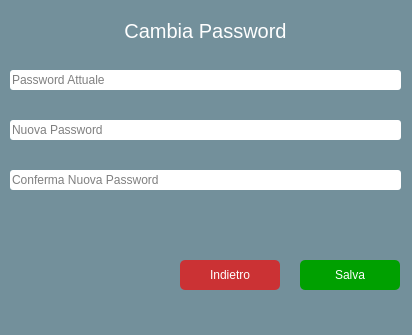
<?xml version="1.0" encoding="UTF-8"?>
<ui version="4.0">
 <class>ModifyPassword</class>
 <widget class="QWidget" name="ModifyPassword">
  <property name="geometry">
   <rect>
    <x>0</x>
    <y>0</y>
    <width>412</width>
    <height>335</height>
   </rect>
  </property>
  <property name="windowTitle">
   <string>ModifyPassword</string>
  </property>
  <property name="styleSheet">
   <string notr="true">#ModifyPassword{ background: rgba(32, 80, 96, 100); }
QLineEdit { border-radius: 3px; }</string>
  </property>
  <widget class="QPushButton" name="cancel">
   <property name="geometry">
    <rect>
     <x>180</x>
     <y>260</y>
     <width>100</width>
     <height>30</height>
    </rect>
   </property>
   <property name="styleSheet">
    <string notr="true">QPushButton
{
  color: white;
  background-color: #cb3234;
  border-width: 0px;
  border-radius: 5px;
}

QPushButton:hover { background-color: #0080FF; }</string>
   </property>
   <property name="text">
    <string>Indietro</string>
   </property>
  </widget>
  <widget class="QPushButton" name="okButton">
   <property name="geometry">
    <rect>
     <x>300</x>
     <y>260</y>
     <width>100</width>
     <height>30</height>
    </rect>
   </property>
   <property name="toolTipDuration">
    <number>4</number>
   </property>
   <property name="styleSheet">
    <string notr="true">QPushButton
{
  color: white;
  background-color: #00a000;
  border-width: 0px;
  border-radius: 5px;
}

QPushButton:hover { background-color: #0080FF; }

QPushButton:disabled{
 background-color: #a6a6a6;
}</string>
   </property>
   <property name="text">
    <string>Salva</string>
   </property>
  </widget>
  <widget class="QLineEdit" name="confirmPasswordLineEdit">
   <property name="geometry">
    <rect>
     <x>10</x>
     <y>170</y>
     <width>391</width>
     <height>20</height>
    </rect>
   </property>
   <property name="sizePolicy">
    <sizepolicy hsizetype="Maximum" vsizetype="Expanding">
     <horstretch>0</horstretch>
     <verstretch>0</verstretch>
    </sizepolicy>
   </property>
   <property name="echoMode">
    <enum>QLineEdit::Password</enum>
   </property>
   <property name="placeholderText">
    <string>Conferma Nuova Password</string>
   </property>
  </widget>
  <widget class="QLineEdit" name="newPasswordLineEdit">
   <property name="geometry">
    <rect>
     <x>10</x>
     <y>120</y>
     <width>391</width>
     <height>20</height>
    </rect>
   </property>
   <property name="echoMode">
    <enum>QLineEdit::Password</enum>
   </property>
   <property name="placeholderText">
    <string>Nuova Password</string>
   </property>
  </widget>
  <widget class="QLineEdit" name="oldPasswordLineEdit">
   <property name="geometry">
    <rect>
     <x>10</x>
     <y>70</y>
     <width>391</width>
     <height>20</height>
    </rect>
   </property>
   <property name="echoMode">
    <enum>QLineEdit::Password</enum>
   </property>
   <property name="placeholderText">
    <string>Password Attuale</string>
   </property>
  </widget>
  <widget class="QLabel" name="label">
   <property name="geometry">
    <rect>
     <x>0</x>
     <y>20</y>
     <width>411</width>
     <height>21</height>
    </rect>
   </property>
   <property name="sizePolicy">
    <sizepolicy hsizetype="Preferred" vsizetype="Preferred">
     <horstretch>0</horstretch>
     <verstretch>0</verstretch>
    </sizepolicy>
   </property>
   <property name="font">
    <font>
     <pointsize>15</pointsize>
    </font>
   </property>
   <property name="styleSheet">
    <string notr="true">QLabel { color: white; }</string>
   </property>
   <property name="text">
    <string>Cambia Password</string>
   </property>
   <property name="alignment">
    <set>Qt::AlignCenter</set>
   </property>
  </widget>
 </widget>
 <layoutdefault spacing="6" margin="11"/>
 <resources/>
 <connections/>
</ui>
